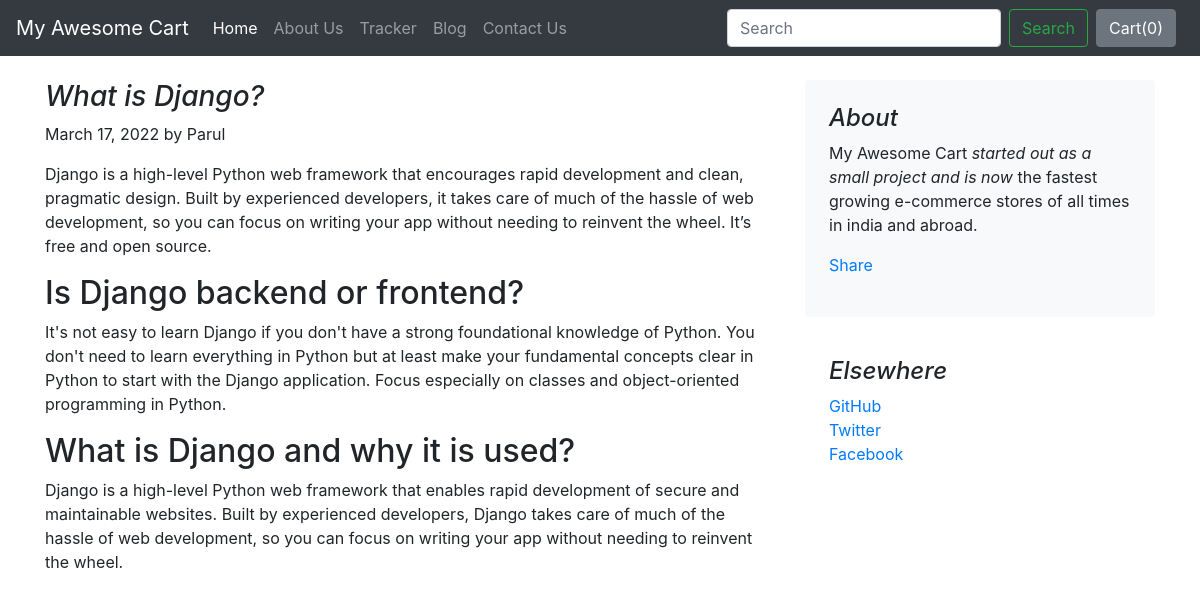
The app's page /blog/blogpost/3 with its own data.
### blog/models.py (models this page shows)
class Blogpost(models.Model):
    post_id = models.AutoField(primary_key=True)
    title = models.CharField(max_length=50)
    head0 = models.CharField(max_length=500, default="")
    chead0 = models.CharField(max_length=5000, default="")
    head1 = models.CharField(max_length=500, default="")
    chead1 = models.CharField(max_length=5000, default="")
    head2 =  models.CharField(max_length=500, default="")
    chead2 = models.CharField(max_length=5000, default="")
    pub_date = models.DateField()
    thumbnail = models.ImageField(upload_to="shop/images", default="")
    def __str__(self):
        return self.title

### blog/views.py (the view)
# urls.py: path("blogpost/<int:id>", views.blogpost, name="blogPost")
def blogpost(request, id):
    post = Blogpost.objects.filter(post_id = id)[0]
    print(post)
    return render(request, 'blog/blogpost.html', {'post':post})

### blog/templates/blog/blogpost.html (shortened to what this page needs)
{% extends 'blog/basic.html' %}
{% block body %}
<div class="container">
    <div class="row mt-4">
        <div class="col-md-8 blog-main">
            <h3 class="font-italic">
                {{post.title}}
            </h3>
            <div class="blog-post">
                <p class="blog-post-meta">{{post.pub_date}} by Parul</p>
                <p>{{post.chead0}}</p>
                <h2>{{post.head1}}</h2>
                <p>{{post.chead1}}</p>
                <h2>{{post.head2}}</h2>
                <p>{{post.chead2}}</p>
            </div>
        </div>
        <aside class="col-md-4 blog-sidebar">
            <div class="p-4 mb-3 bg-light rounded">
                <h4 class="font-italic">About</h4>
                <p class="mb-0">My Awesome Cart <em>started out as a small project and is now</em> the fastest growing e-commerce stores of all times in india and abroad.</p>
                <div class="my-3 fb-share-button" data-href="http://127.0.0.1:8000/blog/blogpost/{{post.post_id}}" data-layout="button_count" data-size="large"><a target="_blank" href="https://www.facebook.com/sharer/sharer.php?u=http%3A%2F%2F127.0.0.1%3A8000%2Fblog%2Fblogpost%2F4&src=sdkpreparse" class="fb-xfbml-parse-ignore">Share</a></div>
            </div>
            <div class="p-4">
                <h4 class="font-italic">Elsewhere</h4>
                <ol class="list-unstyled">
                    <li><a href="#">GitHub</a></li>
                    <li><a href="#">Twitter</a></li>
                    <li><a href="#">Facebook</a></li>
                </ol>
            </div>
        </aside>
    </div>
</div>
{% endblock %}

### records on screen
Blogpost: title "What is Django?", pub_date "March 17, 2022", chead0 "Django is a high-level Python web framework that encourages rapid development and clean, pragmatic design. Built by experienced developers, it takes care of much of the hassle of web development, so you can focus on writing your app without needing to reinvent the wheel. It’s free and open source.", head1 "Is Django backend or frontend?", chead1 "It's not easy to learn Django if you don't have a strong foundational knowledge of Python. You don't need to learn everything in Python but at least make your fundamental concepts clear in Python to start with the Django application. Focus especially on classes and object-oriented programming in Python.", head2 "What is Django and why it is used?", chead2 "Django is a high-level Python web framework that enables rapid development of secure and maintainable websites. Built by experienced developers, Django takes care of much of the hassle of web development, so you can focus on writing your app without needing to reinvent the wheel."
